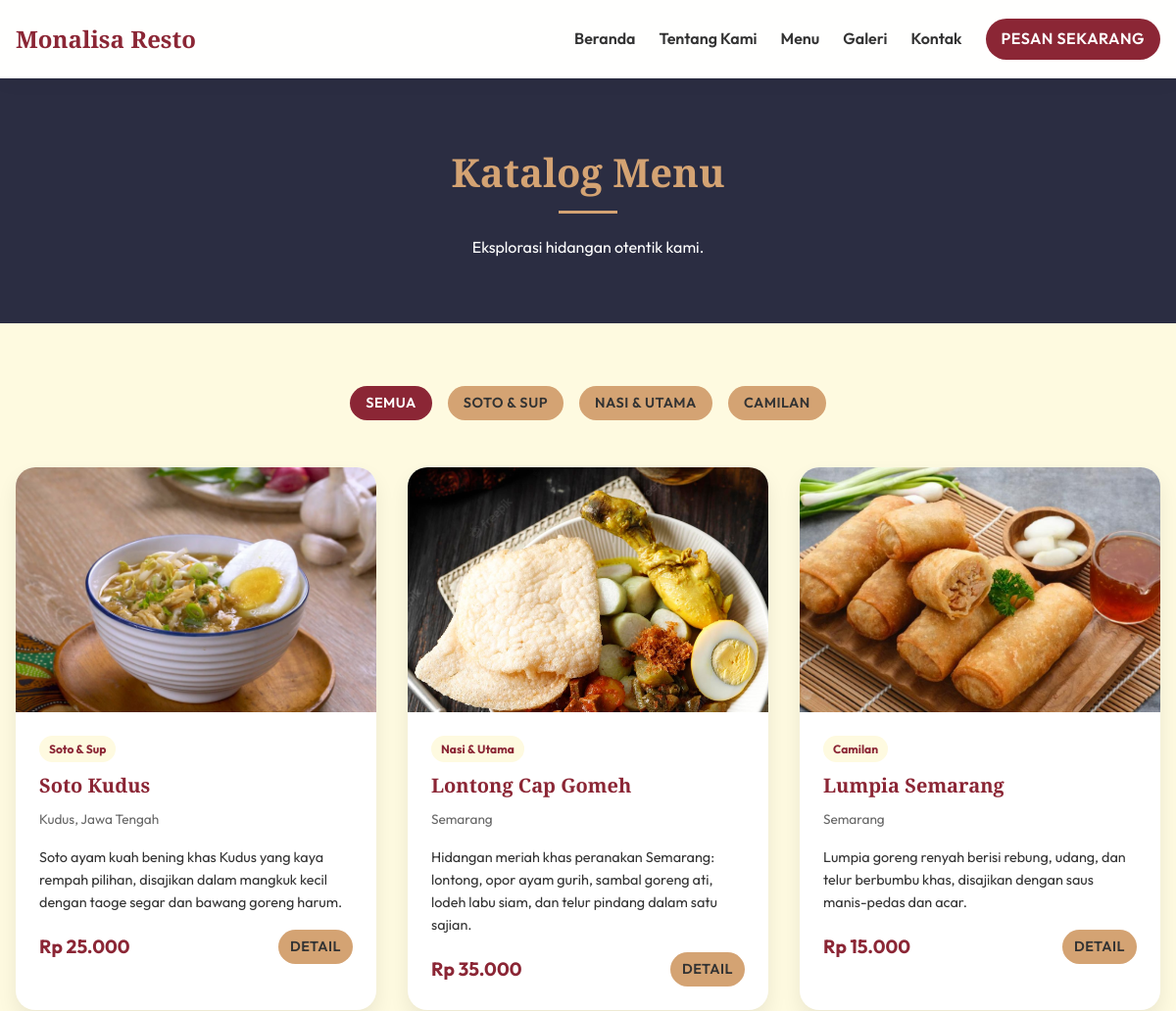
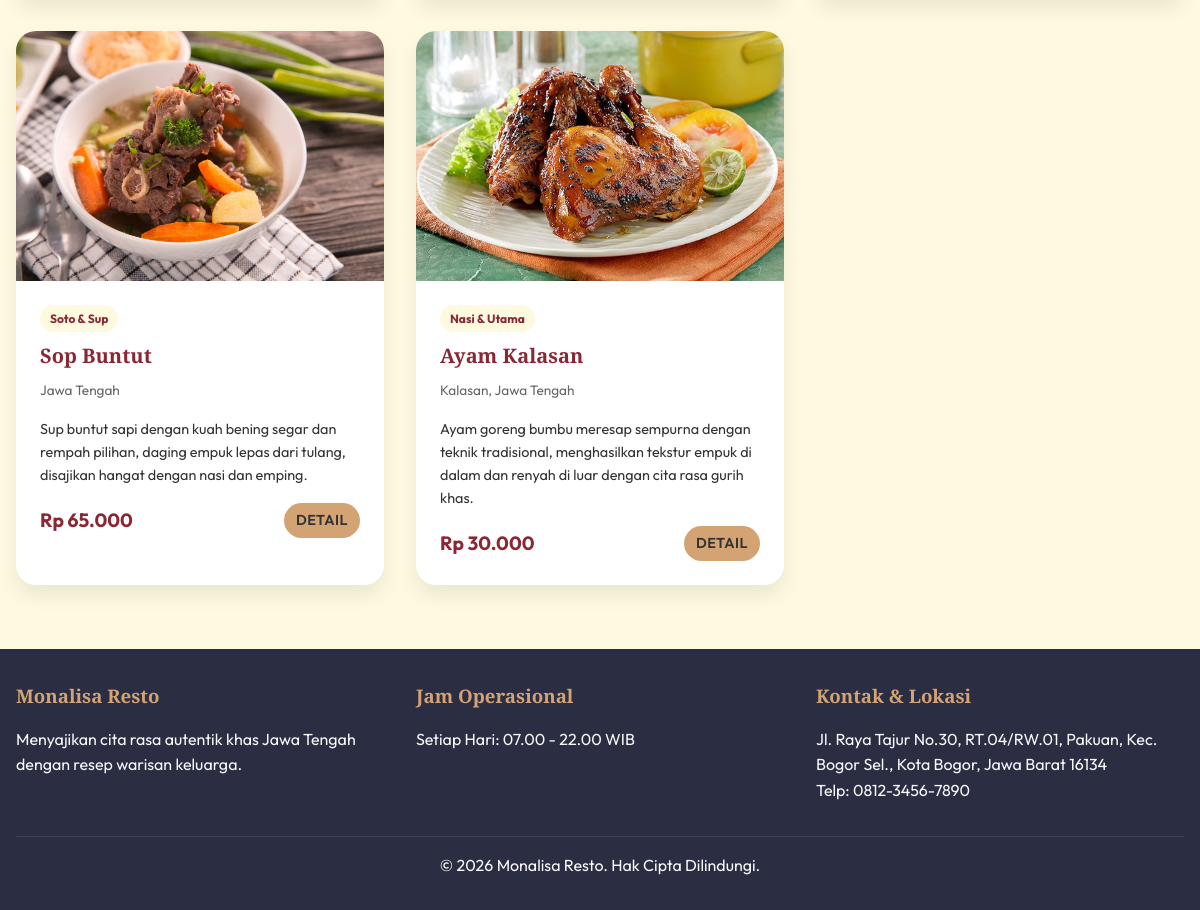
Page /katalog.php on the committed database (2 pictures, top to bottom).
### tables this page shows
CREATE TABLE IF NOT EXISTS menu (
    id INT AUTO_INCREMENT PRIMARY KEY,
    nama_menu VARCHAR(100) NOT NULL,
    asal_daerah VARCHAR(100) NOT NULL,
    deskripsi_singkat TEXT NOT NULL,
    deskripsi_lengkap LONGTEXT NOT NULL,
    bahan_utama TEXT NOT NULL,
    info_alergen TEXT,
    kategori VARCHAR(50) NOT NULL,
    harga DECIMAL(10,2) NOT NULL,
    foto_url VARCHAR(255) NOT NULL,
    status ENUM('aktif', 'nonaktif') DEFAULT 'aktif',
    created_at TIMESTAMP DEFAULT CURRENT_TIMESTAMP,
    updated_at TIMESTAMP DEFAULT CURRENT_TIMESTAMP ON UPDATE CURRENT_TIMESTAMP
);

### includes/functions.php (called while the page is built, shortened)
<?php
function h($string) {
    return htmlspecialchars($string ?? '', ENT_QUOTES, 'UTF-8');
}
function format_rupiah($angka) {
    return "Rp " . number_format($angka, 0, ',', '.');
}
?>

### katalog.php (the view, shortened to what this page needs)
<?php
require_once 'includes/header.php';
$stmt_cat = $pdo->query("SELECT DISTINCT kategori FROM menu WHERE status = 'aktif'");
$categories = $stmt_cat->fetchAll(PDO::FETCH_COLUMN);
$kategori_aktif = isset($_GET['kategori']) ? $_GET['kategori'] : 'Semua';
$query = "SELECT id, nama_menu, asal_daerah, deskripsi_singkat, harga, kategori, foto_url FROM menu WHERE status = 'aktif'";
$params = [];
$stmt = $pdo->prepare($query);
$stmt->execute($params);
$menus = $stmt->fetchAll();
?>
<div style="background-color: var(--bg-dark); color: var(--white); padding: 4rem 0; text-align: center;">
    <h1 class="section-title" style="color: var(--secondary-color);">Katalog Menu</h1>
    <p>Eksplorasi hidangan otentik kami.</p>
</div>
<section class="section">
    <div class="container">
        <div style="display: flex; gap: 1rem; justify-content: center; flex-wrap: wrap; margin-bottom: 3rem;">
            <a href="katalog.php" class="btn <?= ($kategori_aktif === 'Semua') ? 'btn-primary' : 'btn-secondary' ?>" style="padding: 6px 16px; font-size: 0.9rem;">Semua</a>
            <?php foreach($categories as $cat): ?>
                <a href="katalog.php?kategori=<?= urlencode($cat) ?>" class="btn <?= ($kategori_aktif === $cat) ? 'btn-primary' : 'btn-secondary' ?>" style="padding: 6px 16px; font-size: 0.9rem;"><?= h($cat) ?></a>
            <?php endforeach; ?>
        </div>
        <?php if(empty($menus)): ?>
            <p class="text-center">Belum ada menu di kategori ini.</p>
        <?php else: ?>
            <div style="display: grid; grid-template-columns: repeat(auto-fit, minmax(300px, 1fr)); gap: 2rem;">
                <?php foreach($menus as $menu): ?>
                <div class="menu-card">
                    <img src="<?= h($menu['foto_url']) ?>" alt="<?= h($menu['nama_menu']) ?>" style="width: 100%; height: 250px; object-fit: cover;" onerror="this.src='https://via.placeholder.com/400x250?text=Foto+Menu'">
                    <div style="padding: 1.5rem;">
                        <span style="display: inline-block; padding: 4px 10px; background-color: var(--bg-light); color: var(--primary-color); border-radius: 50px; font-size: 0.75rem; margin-bottom: 0.5rem; font-weight: bold;"><?= h($menu['kategori']) ?></span>
                        <div style="display: flex; justify-content: space-between; align-items: center; margin-bottom: 0.5rem;">
                            <h3 style="margin-bottom: 0; font-size: 1.25rem;"><?= h($menu['nama_menu']) ?></h3>
                        </div>
                        <p style="font-size: 0.85rem; color: #666; margin-bottom: 1rem;"><i class="fas fa-map-marker-alt"></i> <?= h($menu['asal_daerah']) ?></p>
                        <p style="font-size: 0.9rem; margin-bottom: 1rem;"><?= h($menu['deskripsi_singkat']) ?></p>
                        <div style="display: flex; justify-content: space-between; align-items: center;">
                            <span style="font-weight: bold; color: var(--primary-color); font-size: 1.2rem;"><?= format_rupiah($menu['harga']) ?></span>
                            <a href="detail.php?id=<?= $menu['id'] ?>" class="btn btn-secondary" style="padding: 6px 12px; font-size: 0.9rem;">Detail</a>
                        </div>
                    </div>
                </div>
                <?php endforeach; ?>
            </div>
        <?php endif; ?>
    </div>
</section>
<?php require_once 'includes/footer.php'; ?>

### includes/header.php (shortened to what this page needs)
<?php
require_once 'db.php';
require_once 'functions.php';
$stmt = $pdo->prepare("SELECT bagian, isi FROM konten_halaman WHERE halaman = 'kontak'");
$stmt->execute();
$kontak = $stmt->fetchAll(PDO::FETCH_KEY_PAIR);
?>
<!DOCTYPE html>
<html lang="id">
<head>
    <link rel="stylesheet" href="assets/css/style.css">
</head>
<body>
<header>
    <div class="nav-container container">
        <a href="index.php" class="logo">Monalisa Resto</a>
        <nav class="nav-links">
            <a href="index.php">Beranda</a>
            <a href="tentang.php">Tentang Kami</a>
            <a href="katalog.php">Menu</a>
            <a href="galeri.php">Galeri</a>
            <a href="kontak.php">Kontak</a>
            <a href="index.php#order" class="btn btn-primary" style="padding: 8px 16px;">Pesan Sekarang</a>
        </nav>
    </div>
</header>

### includes/footer.php (shortened to what this page needs)
<footer>
    <div class="container">
        <div style="display: grid; grid-template-columns: repeat(auto-fit, minmax(250px, 1fr)); gap: 2rem; text-align: left; margin-bottom: 2rem;">
            <div>
                <h3 style="color: var(--secondary-color);">Monalisa Resto</h3>
                <p>Menyajikan cita rasa autentik khas Jawa Tengah dengan resep warisan keluarga.</p>
            </div>
            <div>
                <h3 style="color: var(--secondary-color);">Jam Operasional</h3>
                <p><?= h($kontak['jam_operasional'] ?? 'Setiap Hari: 07.00 - 22.00 WIB') ?></p>
            </div>
            <div>
                <h3 style="color: var(--secondary-color);">Kontak &amp; Lokasi</h3>
                <p><a href="https://maps.app.goo.gl/J5wMuZqK8dnd5nu19" target="_blank" style="color: inherit; text-decoration: none;"><?= h($kontak['alamat'] ?? 'Jl. Raya Tajur No. 30, Kota Bogor') ?></a></p>
                <p>Telp: <?= h($kontak['telepon'] ?? '0812-3456-7890') ?></p>
            </div>
        </div>
        <div style="border-top: 1px solid rgba(255,255,255,0.1); padding-top: 1rem;">
            <p>&copy; <?= date('Y'); ?> Monalisa Resto. Hak Cipta Dilindungi.</p>
        </div>
    </div>
</footer>
</body>
</html>

### assets/css/style.css (style rules this page uses)
:root { --primary-color: #8B2635; --secondary-color: #D4A373; --accent-color: #FAEDCD; --text-dark: #333333; --text-light: #F8F9FA; --bg-light: #FEFAE0; --bg-dark: #2B2D42; --white: #ffffff; --black: #000000; --font-main: 'Outfit', sans-serif; --font-heading: 'Playfair Display', serif; --spacing-sm: 0.5rem; --spacing-md: 1rem; --spacing-lg: 2rem; --spacing-xl: 4rem; --radius: 20px; --radius-sm: 12px; --shadow: 0 10px 20px rgba(0, 0, 0, 0.08); --shadow-hover: 0 15px 30px rgba(139, 38, 53, 0.15); --transition: all 0.3s cubic-bezier(0.25, 0.8, 0.25, 1); }
*, *::before, *::after { box-sizing: border-box; margin: 0; padding: 0; }
html { scroll-behavior: smooth; }
body { font-family: var(--font-main); color: var(--text-dark); background-color: var(--bg-light); line-height: 1.6; overflow-x: hidden; }
h1, h2, h3, h4, h5, h6 { font-family: var(--font-heading); margin-bottom: var(--spacing-md); color: var(--primary-color); }
a { text-decoration: none; color: inherit; transition: var(--transition); }
img { max-width: 100%; height: auto; display: block; }
.container { width: 100%; max-width: 1200px; margin: 0 auto; padding: 0 var(--spacing-md); }
.section { padding: var(--spacing-xl) 0; }
.section-title { font-size: 2.5rem; margin-bottom: var(--spacing-lg); position: relative; display: inline-block; }
.section-title::after { content: ''; position: absolute; bottom: -10px; left: 50%; transform: translateX(-50%); width: 60px; height: 3px; background-color: var(--secondary-color); }
.btn { display: inline-flex; align-items: center; justify-content: center; padding: 12px 28px; border-radius: 50px; font-weight: 600; cursor: pointer; border: none; text-align: center; transition: var(--transition); text-transform: uppercase; letter-spacing: 0.5px; font-size: 0.9rem; }
.btn-primary { background-color: var(--primary-color); color: var(--white); }
.btn-secondary { background-color: var(--secondary-color); color: var(--text-dark); }
header { background-color: rgba(255, 255, 255, 0.95); backdrop-filter: blur(12px); -webkit-backdrop-filter: blur(12px); box-shadow: 0 2px 20px rgba(0,0,0,0.05); position: sticky; top: 0; z-index: 1000; transition: all 0.4s ease; }
.nav-container { display: flex; justify-content: space-between; align-items: center; padding: 1.2rem var(--spacing-md); transition: all 0.4s ease; }
.logo { font-family: var(--font-heading); font-size: 1.5rem; font-weight: 700; color: var(--primary-color); }
.nav-links { display: flex; align-items: center; gap: 1.5rem; }
.nav-links a { font-weight: 600; font-size: 1rem; }
footer { background-color: var(--bg-dark); color: var(--text-light); padding: var(--spacing-lg) 0; text-align: center; }
footer a { color: var(--secondary-color); }
.menu-card { border-radius: var(--radius); overflow: hidden; box-shadow: var(--shadow); transition: var(--transition); background-color: var(--white); display: flex; flex-direction: column; height: 100%; }

### rows in the picture
menu: foto_url (picture), kategori "Soto & Sup", nama_menu "Soto Kudus", asal_daerah "Kudus, Jawa Tengah", deskripsi_singkat "Soto ayam kuah bening khas Kudus yang kaya rempah pilihan, disajikan dalam mangkuk kecil dengan taoge segar dan bawang goreng harum.", harga "Rp 25.000"
menu: foto_url (picture), kategori "Nasi & Utama", nama_menu "Lontong Cap Gomeh", asal_daerah "Semarang", deskripsi_singkat "Hidangan meriah khas peranakan Semarang: lontong, opor ayam gurih, sambal goreng ati, lodeh labu siam, dan telur pindang dalam satu sajian.", harga "Rp 35.000"
menu: foto_url (picture), kategori "Camilan", nama_menu "Lumpia Semarang", asal_daerah "Semarang", deskripsi_singkat "Lumpia goreng renyah berisi rebung, udang, dan telur berbumbu khas, disajikan dengan saus manis-pedas dan acar.", harga "Rp 15.000"
menu: foto_url (picture), kategori "Soto & Sup", nama_menu "Sop Buntut", asal_daerah "Jawa Tengah", deskripsi_singkat "Sup buntut sapi dengan kuah bening segar dan rempah pilihan, daging empuk lepas dari tulang, disajikan hangat dengan nasi dan emping.", harga "Rp 65.000"
menu: foto_url (picture), kategori "Nasi & Utama", nama_menu "Ayam Kalasan", asal_daerah "Kalasan, Jawa Tengah", deskripsi_singkat "Ayam goreng bumbu meresap sempurna dengan teknik tradisional, menghasilkan tekstur empuk di dalam dan renyah di luar dengan cita rasa gurih khas.", harga "Rp 30.000"

### other values in the picture
$cat "SOTO & SUP"
$cat "NASI & UTAMA"
$cat "CAMILAN"
$kontak['jam_operasional'] "Setiap Hari: 07.00 - 22.00 WIB"
$kontak['alamat'] "Jl. Raya Tajur No.30, RT.04/RW.01, Pakuan, Kec. Bogor Sel., Kota Bogor, Jawa Barat 16134"
$kontak['telepon'] "0812-3456-7890"
